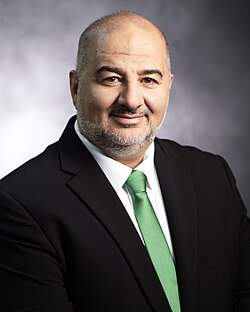
#> input picture content-kit/hatzionut-hadatit/2026-11-post-abbas-taqiyya/src/abbas.jpg, 250 x 312 px
$ python make.py
#> lines starting #> are read from the running program, lines starting #| are printed output that depends on the picture
"""Smotrich IG post (4:5): Mansour Abbas. House style — photo on top, headline in Haim (white line + teal pill).
Headline is an exact phrase from Smotrich's text. Portrait in B&W (face unaltered)."""
import os, sys, numpy as np
from PIL import Image, ImageDraw, ImageFont, ImageOps, ImageFilter, ImageEnhance
HERE = os.path.dirname(os.path.abspath(__file__))
HAIM = os.path.abspath(os.path.join(HERE, '..', '..', 'fonts', 'HaimClassicv2FM-Bold.ttf'))
W, H = 1080, 1350; DEEP, TEAL, LT = (43, 81, 85), (80, 146, 153), (105, 180, 189)
L1 = sys.argv[1] if len(sys.argv) > 1 else 'עבאס רוצה להיכנס לממשלה'
L2 = sys.argv[2] if len(sys.argv) > 2 else 'כדי לחסל את ישראל מבפנים'
OUT = sys.argv[3] if len(sys.argv) > 3 else 'post.jpg'
COLOR = '--color' in sys.argv
SWIPE = '--swipe' in sys.argv
def F(s): return ImageFont.truetype(HAIM, s, layout_engine=ImageFont.Layout.RAQM)
src = Image.open(HERE + '/src/abbas.jpg').convert('RGB' if COLOR else 'L')
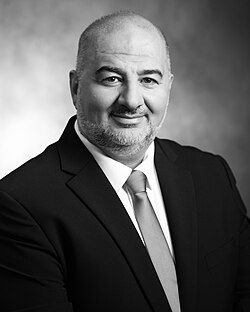
#> src: PIL image 250x312 L; min 0, max 255, mean 90.7
PH = 1040
ph = src.resize((W, int(W * src.height / src.width)), Image.LANCZOS).crop((0, 0, W, PH))
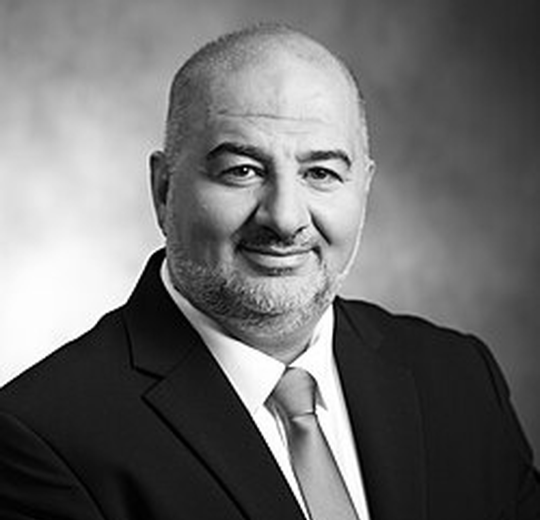
#> ph: PIL image 1080x1040 L (shown at 1/2 size); min 0, max 255, mean 109.9
ph = ImageEnhance.Contrast(ph).enhance(1.15).filter(ImageFilter.UnsharpMask(3, 70, 2))
a = np.asarray(ph).astype(np.float32); a = a + np.random.default_rng(3).normal(0, 7, a.shape)
#> after `a = a + np.random.default_rng(3).normal(0, 7, a.shape)`:
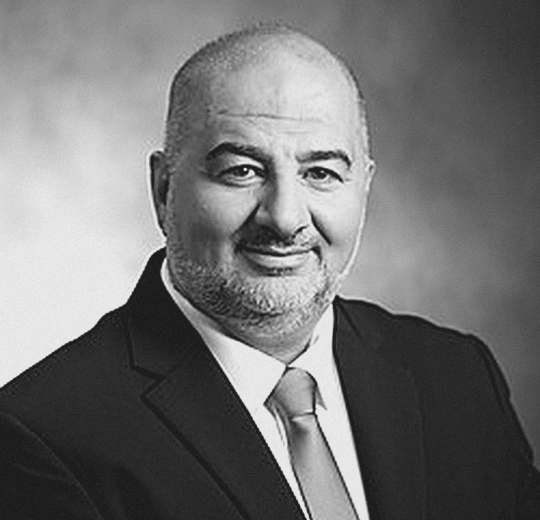
#> a: shape (1040, 1080) float64 (shown at 1/2 size); min -38.15, max 285, mean 108.7; drawn with min black and max white
ph = Image.fromarray(np.clip(a, 0, 255).astype(np.uint8)).convert('RGB')
#> ph: PIL image 1080x1040 RGB
im = Image.new('RGB', (W, H), DEEP); im.paste(ph, (0, 0))
#> after `im = Image.new('RGB', (W, H), DEEP)`:
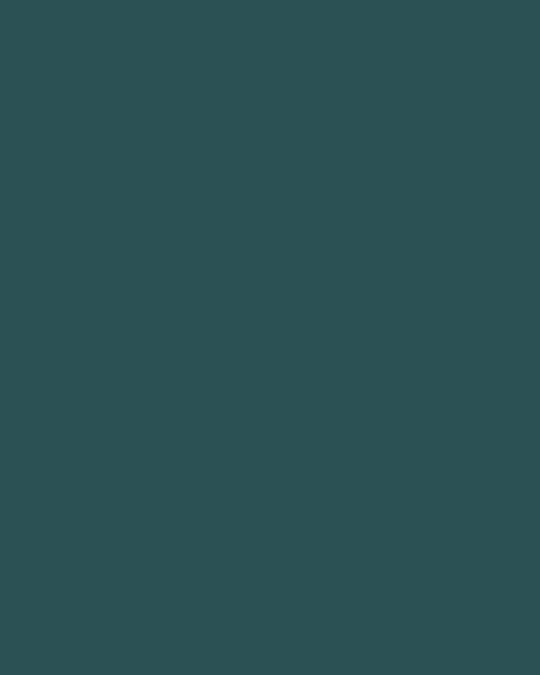
#> im: PIL image 1080x1350 RGB (shown at 1/2 size); mean R, G, B 43, 81, 85
#> after `im.paste(ph, (0, 0))`:
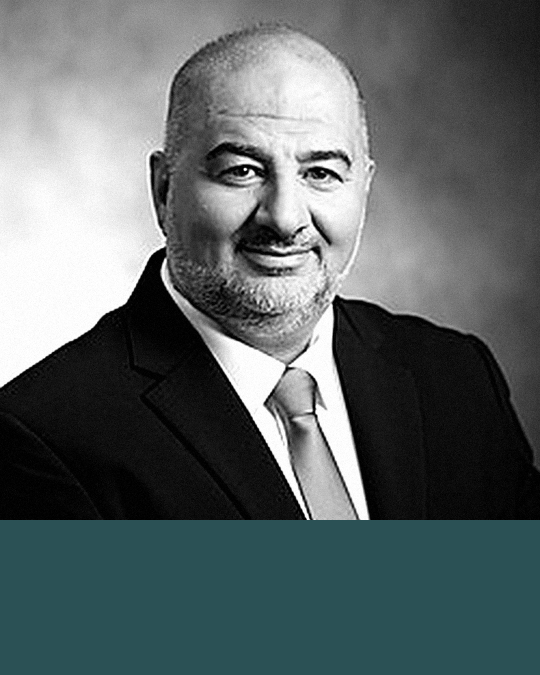
#> im: PIL image 1080x1350 RGB (shown at 1/2 size); mean R, G, B 93.3, 102, 102.9
lo = Image.new('L', (1, H))
for yy in range(H): lo.putpixel((0, yy), int(255 * max(0, min(1, (yy - (PH - 260)) / 240)) ** 1.2))
im = Image.composite(Image.new('RGB', (W, H), DEEP), im, lo.resize((W, H)))
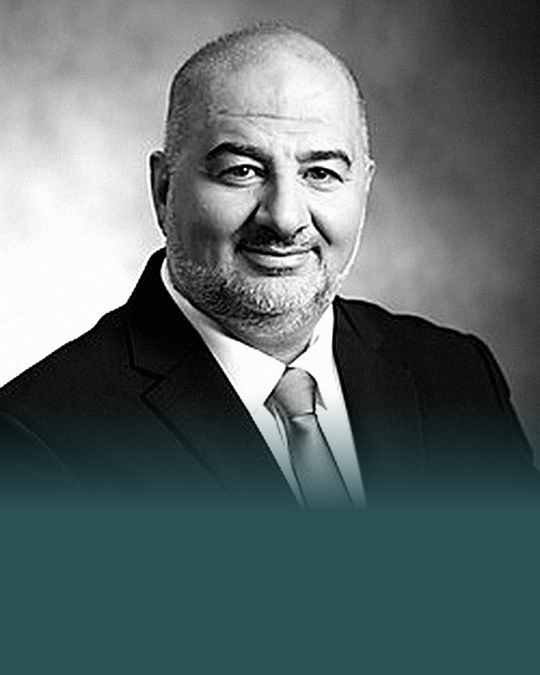
#> im: PIL image 1080x1350 RGB (shown at 1/2 size); mean R, G, B 94, 106.3, 107.6
d = ImageDraw.Draw(im); R = W - 70; y = PH - 30
f1 = F(96)
while d.textlength(L1, font=f1, direction='rtl') > W - 160: f1 = F(f1.size - 4)
#> this loop made 6 passes
d.rectangle((R - 6, y + 14, R, y + 100), fill=LT)
d.text((R - 28, y), L1, font=f1, fill='white', anchor='ra', direction='rtl')
f2 = F(88)
while d.textlength(L2, font=f2, direction='rtl') > W - 200: f2 = F(f2.size - 4)
#> this loop made 5 passes
y2 = y + 135; bb = d.textbbox((0, 0), L2, font=f2, anchor='ls', direction='rtl')
#> after `bb = d.textbbox((0, 0), L2, font=f2, anchor='ls', direction='rtl')`: bb = (0, -49, 832, 1)
tw = bb[2] - bb[0]; ih = bb[3] - bb[1]; pad = 22
#> after `tw = bb[2] - bb[0]`: tw = 832
#> after `ih = bb[3] - bb[1]`: ih = 50
d.rounded_rectangle((R - tw - 56, y2, R + 6, y2 + ih + 2 * pad), 14, fill=LT)
d.text((R - 24, y2 + pad - bb[1]), L2, font=f2, fill=DEEP, anchor='rs', direction='rtl')
if SWIPE:
    fs = F(40); t = 'החליקו לשקופית הבאה ←'
    d.text((W // 2, H - 42), t, font=fs, fill=(173, 213, 217), anchor='mm', direction='rtl')
im.save(HERE + '/' + OUT, quality=95); print('bottom', y2 + ih + 2 * pad)
#> after `im.save(HERE + '/' + OUT, quality=95)`:
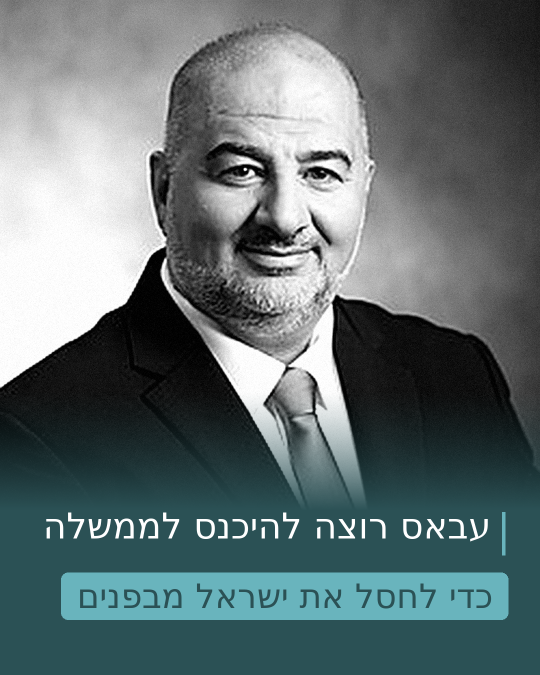
#> saved as post.jpg: PIL image 1080x1350 RGB (shown at 1/2 size); mean R, G, B 98.7, 112.7, 114.2
#| bottom 1239
